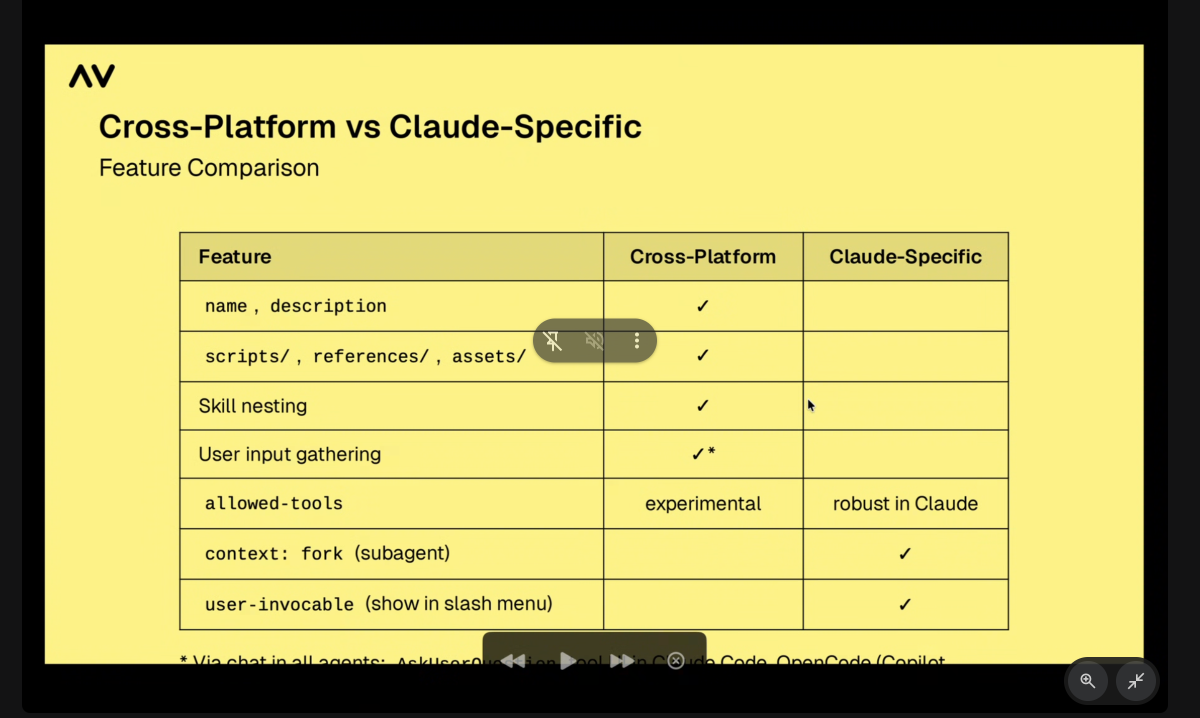
#> input picture image.png, 2400 x 1436 px (shown at 1/2 size)
$ python visual_diff.py -b ../../../../image.png -a ../../../../image.png
#> lines starting #> are read from the running program, lines starting #| are printed output that depends on the picture
#> in main, before is the input picture: PIL image 2400x1436 RGBA; mean R, G, B, A 189.7, 181.7, 102.6, 255
#!/usr/bin/env python3
"""
Visual diff comparison script for screenshots.

Compares two screenshots and generates a diff image highlighting changes.

Usage:
    # Compare two screenshots
    python visual_diff.py --before before.png --after after.png --output diff.png

    # Compare with threshold (0-100, lower = more sensitive)
    python visual_diff.py --before a.png --after b.png --threshold 5 --output diff.png

    # Generate side-by-side comparison
    python visual_diff.py --before a.png --after b.png --mode side-by-side --output compare.png

    # JSON output with diff metrics
    python visual_diff.py --before a.png --after b.png --json
"""

import argparse
import json
import sys
from pathlib import Path

try:
    from PIL import Image, ImageChops, ImageDraw, ImageFilter
except ImportError:
    print("Error: Pillow not installed. Run: uv pip install Pillow")
    sys.exit(1)

# Protect against decompression bombs (malicious large images)
Image.MAX_IMAGE_PIXELS = 178956970  # ~13k x 13k, Pillow's default warning threshold


# [15 lines left out: function calculate_diff_percentage, not called in this run]


def create_diff_image(
    before: Image.Image,
    after: Image.Image,
    threshold: int = 10
) -> tuple[Image.Image, dict]:
    """Create a diff image highlighting changes."""
#> called with threshold = 10
    # Resize to match if needed
    if before.size != after.size:
        after = after.resize(before.size, Image.Resampling.LANCZOS)

    before_rgb = before.convert("RGB")
    after_rgb = after.convert("RGB")

    # Calculate difference
    diff = ImageChops.difference(before_rgb, after_rgb)
#> diff: PIL image 2400x1436 RGB; every value is 0
    diff_gray = diff.convert("L")
#> diff_gray: PIL image 2400x1436 L; every value is 0

    # Apply threshold
    threshold_value = int(threshold * 2.55)  # Convert 0-100 to 0-255
    diff_binary = diff_gray.point(lambda p: 255 if p > threshold_value else 0)

    width, height = before.size
#> width = 2400; height = 1436
    total_pixels = width * height
#> total_pixels = 3446400

    # Use histogram to count changed pixels (no second loop needed)
    histogram = diff_binary.histogram()
#> histogram = 256 values, max 3446400 at index 0, min 0 at index 1, mean 13462.5
    changed_pixels = total_pixels - histogram[0]
#> changed_pixels = 0

    # Create red highlight using vectorized channel operations
    r, g, b = after_rgb.split()
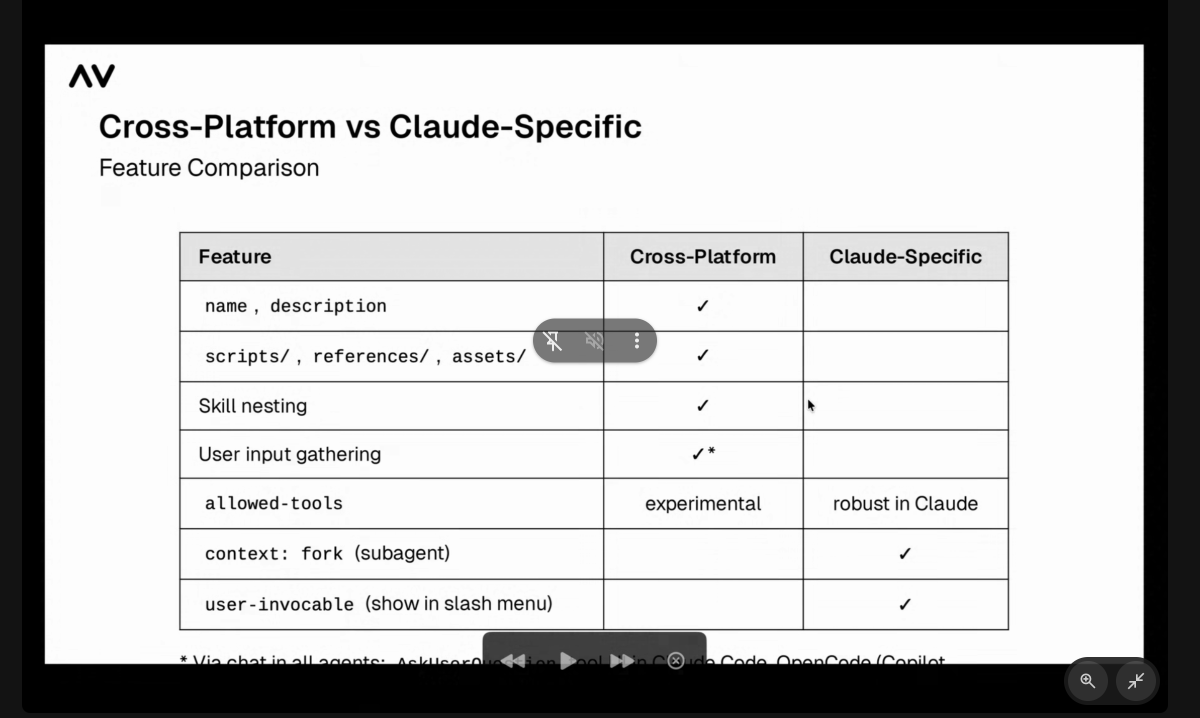
#> r: PIL image 2400x1436 L (shown at 1/2 size); min 0, max 254, mean 189.7
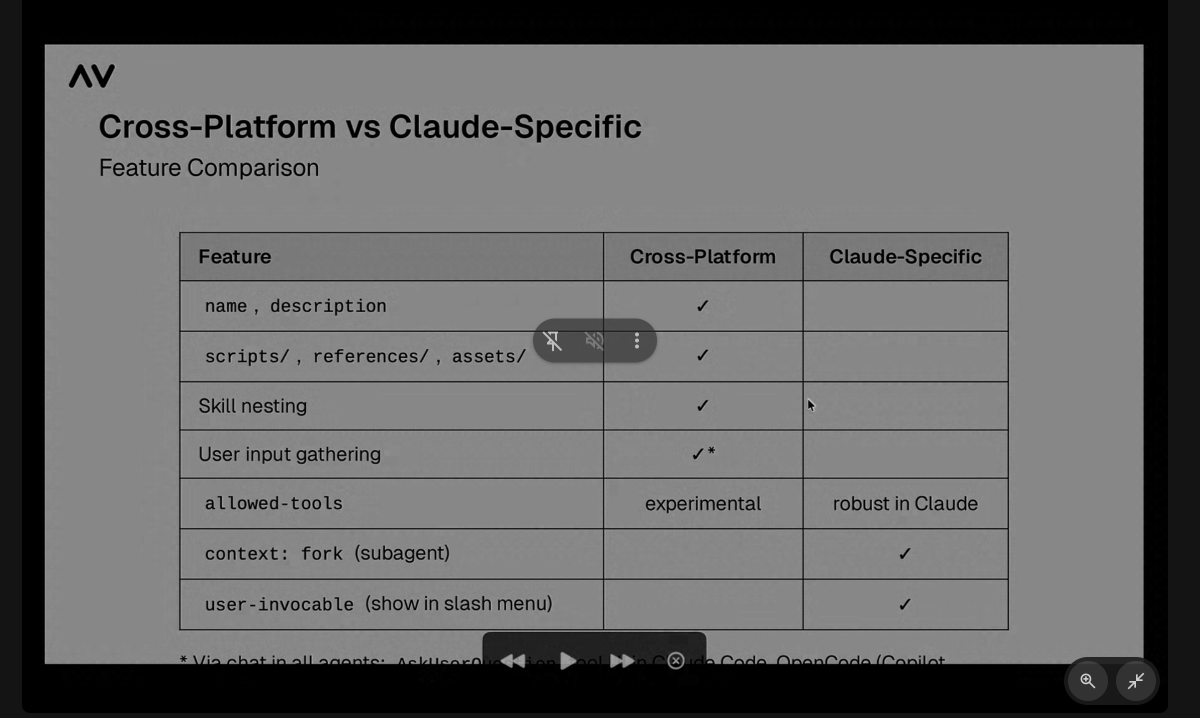
#> b: PIL image 2400x1436 L (shown at 1/2 size); min 0, max 212, mean 102.6

    # Create mask where changes occurred (inverted for composite)
    mask = diff_binary

    # For changed pixels: R=255, G=G*0.3, B=B*0.3
    red_full = Image.new("L", (width, height), 255)
#> red_full: PIL image 2400x1436 L; every value is 255
    g_dimmed = g.point(lambda p: int(p * 0.3))
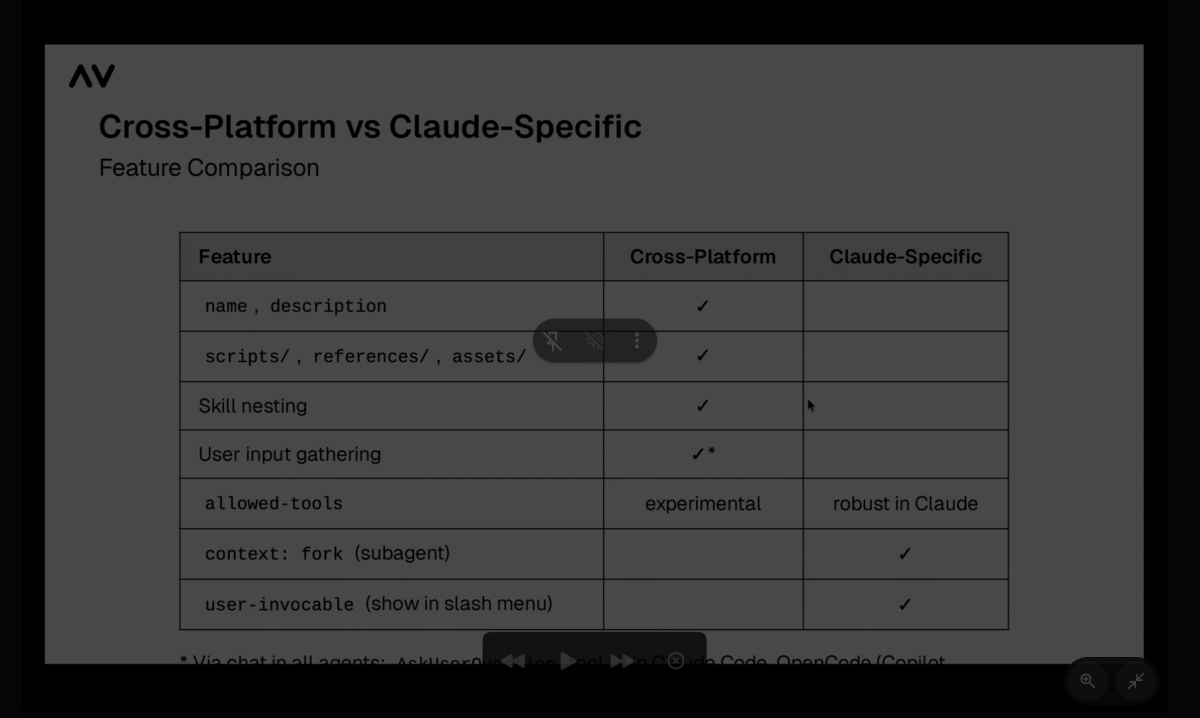
#> g_dimmed: PIL image 2400x1436 L (shown at 1/2 size); min 0, max 75, mean 54
    b_dimmed = b.point(lambda p: int(p * 0.3))
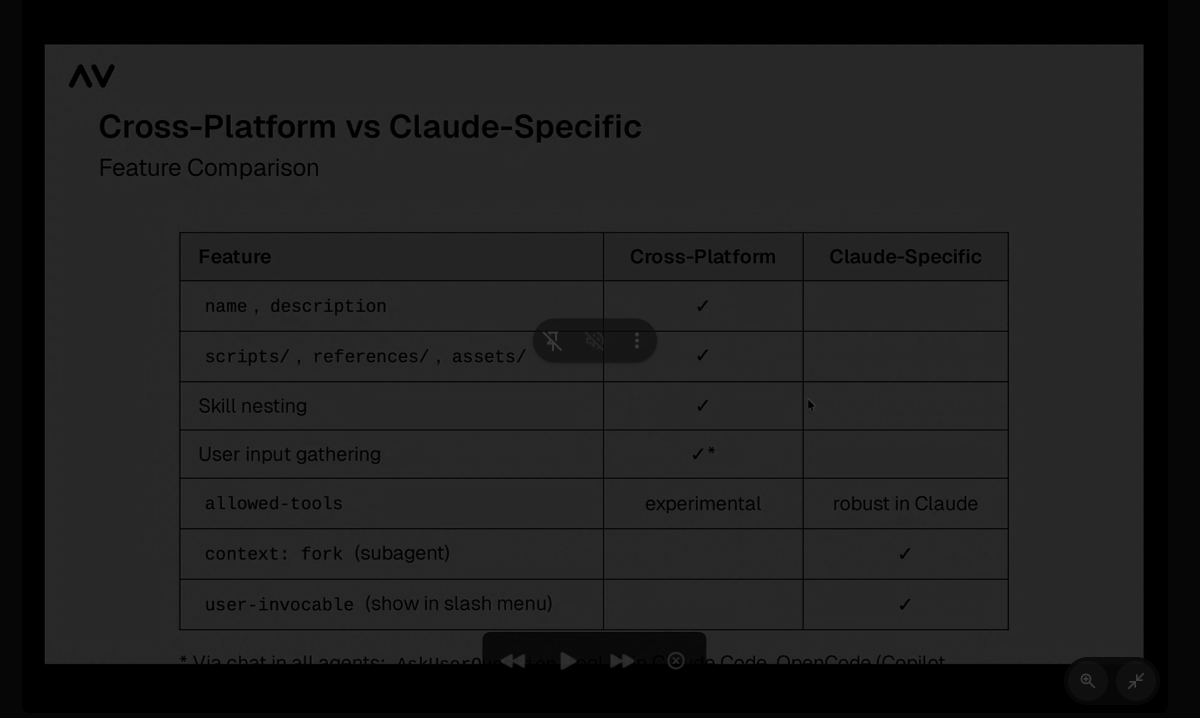
#> b_dimmed: PIL image 2400x1436 L (shown at 1/2 size); min 0, max 63, mean 30.4

    # Composite: where mask is white (255), use new values; where black, keep original
    r_result = Image.composite(red_full, r, mask)
    g_result = Image.composite(g_dimmed, g, mask)
    b_result = Image.composite(b_dimmed, b, mask)

    result = Image.merge("RGB", (r_result, g_result, b_result))

    stats = {
        "total_pixels": total_pixels,
        "changed_pixels": changed_pixels,
        "diff_percentage": round((changed_pixels / total_pixels) * 100, 2),
        "dimensions": {"width": width, "height": height}
    }

    return result, stats


# [70 lines left out: functions create_side_by_side, create_overlay_diff, not called in this run]


def main():
    parser = argparse.ArgumentParser(description="Compare screenshots visually")
    parser.add_argument("--before", "-b", required=True,
                       help="Path to before/baseline screenshot")
    parser.add_argument("--after", "-a", required=True,
                       help="Path to after/current screenshot")
    parser.add_argument("--output", "-o",
                       help="Output file path for diff image")
    parser.add_argument("--mode", choices=["diff", "side-by-side", "overlay"],
                       default="diff",
                       help="Comparison mode (default: diff)")
    parser.add_argument("--threshold", type=int, default=10,
                       help="Diff threshold 0-100 (default: 10, lower = more sensitive)")
    parser.add_argument("--json", action="store_true",
                       help="Output results as JSON")

    args = parser.parse_args()

    # Validate threshold (clamp to 0-100)
    args.threshold = max(0, min(100, args.threshold))

    # Load images
    try:
        before = Image.open(args.before)
        after = Image.open(args.after)
    except Image.DecompressionBombError as e:
        error_msg = f"Image too large (possible decompression bomb): {e}"
        if args.json:
            print(json.dumps({"success": False, "error": error_msg}))
        else:
            print(error_msg, file=sys.stderr)
        sys.exit(1)
    except Exception as e:
        error_msg = f"Error loading images: {e}"
        if args.json:
            print(json.dumps({"success": False, "error": error_msg}))
        else:
            print(error_msg, file=sys.stderr)
        sys.exit(1)

    # Generate output filename if not provided
    output = args.output
    if not output:
        before_path = Path(args.before)
        output = f"{before_path.stem}-diff.png"

    # Create comparison based on mode
    if args.mode == "diff":
        result, stats = create_diff_image(before, after, args.threshold)
#> stats = 4 items
    elif args.mode == "side-by-side":
        # Resize after to match before for consistent comparison
        if before.size != after.size:
            after_resized = after.resize(before.size, Image.Resampling.LANCZOS)
        else:
            after_resized = after
        diff_img, stats = create_diff_image(before, after_resized, args.threshold)
        result = create_side_by_side(before, after_resized, diff_img)
    elif args.mode == "overlay":
        # Resize after to match before for consistent comparison
        if before.size != after.size:
            after_resized = after.resize(before.size, Image.Resampling.LANCZOS)
        else:
            after_resized = after
        result = create_overlay_diff(before, after_resized)
        stats = {
            "diff_percentage": calculate_diff_percentage(before, after_resized),
            "mode": "overlay"
        }

    # Save result
    try:
        result.save(output)
    except Exception as e:
        error_msg = f"Failed to save output: {e}"
        if args.json:
            print(json.dumps({"success": False, "error": error_msg}))
        else:
            print(error_msg, file=sys.stderr)
        sys.exit(1)

    # Output results
    output_data = {
        "success": True,
        "output": str(Path(output).absolute()),
        "before": args.before,
        "after": args.after,
        "mode": args.mode,
        "threshold": args.threshold,
        **stats
    }

    if args.json:
        print(json.dumps(output_data, indent=2))
    else:
        print(f"Diff saved to: {output}", file=sys.stderr)
        print(f"Changed pixels: {stats.get('changed_pixels', 'N/A')}", file=sys.stderr)
        print(f"Diff percentage: {stats.get('diff_percentage', 'N/A')}%", file=sys.stderr)

        # Interpretation
        diff_pct = stats.get("diff_percentage", 0)
#> diff_pct = 0
        if diff_pct == 0:
            print("Result: Images are identical", file=sys.stderr)
        elif diff_pct < 1:
            print("Result: Minor differences (likely anti-aliasing or rendering)", file=sys.stderr)
        elif diff_pct < 5:
            print("Result: Small visual changes detected", file=sys.stderr)
        elif diff_pct < 20:
            print("Result: Moderate visual changes detected", file=sys.stderr)
        else:
            print("Result: Significant visual changes detected", file=sys.stderr)

    sys.exit(0)
#> (the program exits here)
